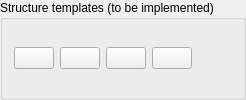
                                       <widget class="QGroupBox" name="InpTemplateBox">
                                          <property name="enabled">
                                             <bool>true</bool>
                                          </property>
                                          <property name="toolTip">
                                             <string>Creation of input files via templates</string>
                                          </property>
                                          <property name="statusTip">
                                             <string>Creation of input files via templates</string>
                                          </property>
                                          <property name="whatsThis">
                                             <string>Creation of input files via templates</string>
                                          </property>
                                          <property name="title">
                                             <string>Structure templates (to be implemented)</string>
                                          </property>
                                          <layout class="QGridLayout" name="gridLayout_52">
                                             <item row="0" column="1">
                                                <widget class="QPushButton" name="InpTemplateBCCButton">
                                                   <property name="enabled">
                                                      <bool>true</bool>
                                                   </property>
                                                   <property name="toolTip">
                                                      <string>Create body centered cubic system</string>
                                                   </property>
                                                   <property name="statusTip">
                                                      <string>Create body centered cubic system</string>
                                                   </property>
                                                   <property name="whatsThis">
                                                      <string>Create body centered cubic system</string>
                                                   </property>
                                                   <property name="text">
                                                      <string/>
                                                   </property>
                                                   <property name="icon">
                                                      <iconset>
                                                         <normaloff>../TemplateStructurePic/pp_bcc.png</normaloff>../TemplateStructurePic/pp_bcc.png</iconset>
                                                   </property>
                                                   <property name="iconSize">
                                                      <size>
                                                         <width>100</width>
                                                         <height>100</height>
                                                      </size>
                                                   </property>
                                                </widget>
                                             </item>
                                             <item row="0" column="0">
                                                <widget class="QPushButton" name="InpTemplateSCButton">
                                                   <property name="enabled">
                                                      <bool>true</bool>
                                                   </property>
                                                   <property name="toolTip">
                                                      <string>Create simple cubic system</string>
                                                   </property>
                                                   <property name="statusTip">
                                                      <string>Create simple cubic system</string>
                                                   </property>
                                                   <property name="whatsThis">
                                                      <string>Create simple cubic system</string>
                                                   </property>
                                                   <property name="text">
                                                      <string/>
                                                   </property>
                                                   <property name="icon">
                                                      <iconset>
                                                         <normaloff>../TemplateStructurePic/pp_sc.png</normaloff>../TemplateStructurePic/pp_sc.png</iconset>
                                                   </property>
                                                   <property name="iconSize">
                                                      <size>
                                                         <width>100</width>
                                                         <height>100</height>
                                                      </size>
                                                   </property>
                                                </widget>
                                             </item>
                                             <item row="0" column="3">
                                                <widget class="QPushButton" name="InpTemplateFCCButton">
                                                   <property name="enabled">
                                                      <bool>true</bool>
                                                   </property>
                                                   <property name="toolTip">
                                                      <string>Create face centered cubic system</string>
                                                   </property>
                                                   <property name="statusTip">
                                                      <string>Create face centered cubic system</string>
                                                   </property>
                                                   <property name="whatsThis">
                                                      <string>Create face centered cubic system</string>
                                                   </property>
                                                   <property name="text">
                                                      <string/>
                                                   </property>
                                                   <property name="icon">
                                                      <iconset>
                                                         <normaloff>../TemplateStructurePic/pp_fcc.png</normaloff>../TemplateStructurePic/pp_fcc.png</iconset>
                                                   </property>
                                                   <property name="iconSize">
                                                      <size>
                                                         <width>100</width>
                                                         <height>100</height>
                                                      </size>
                                                   </property>
                                                </widget>
                                             </item>
                                             <item row="0" column="2">
                                                <widget class="QPushButton" name="InpTemplateBCC2TypesButton">
                                                   <property name="enabled">
                                                      <bool>true</bool>
                                                   </property>
                                                   <property name="toolTip">
                                                      <string>Create multi-atom body centered cubic system</string>
                                                   </property>
                                                   <property name="statusTip">
                                                      <string>Create multi-atom body centered cubic system</string>
                                                   </property>
                                                   <property name="whatsThis">
                                                      <string>Create multi-atom body centered cubic system</string>
                                                   </property>
                                                   <property name="text">
                                                      <string/>
                                                   </property>
                                                   <property name="icon">
                                                      <iconset>
                                                         <normaloff>../TemplateStructurePic/pp_b2.png</normaloff>../TemplateStructurePic/pp_b2.png</iconset>
                                                   </property>
                                                   <property name="iconSize">
                                                      <size>
                                                         <width>100</width>
                                                         <height>100</height>
                                                      </size>
                                                   </property>
                                                </widget>
                                             </item>
                                             <item row="0" column="4">
                                                <spacer name="horizontalSpacer_4">
                                                   <property name="orientation">
                                                      <enum>Qt::Horizontal</enum>
                                                   </property>
                                                   <property name="sizeHint" stdset="0">
                                                      <size>
                                                         <width>40</width>
                                                         <height>20</height>
                                                      </size>
                                                   </property>
                                                </spacer>
                                             </item>
                                          </layout>
                                       </widget>
